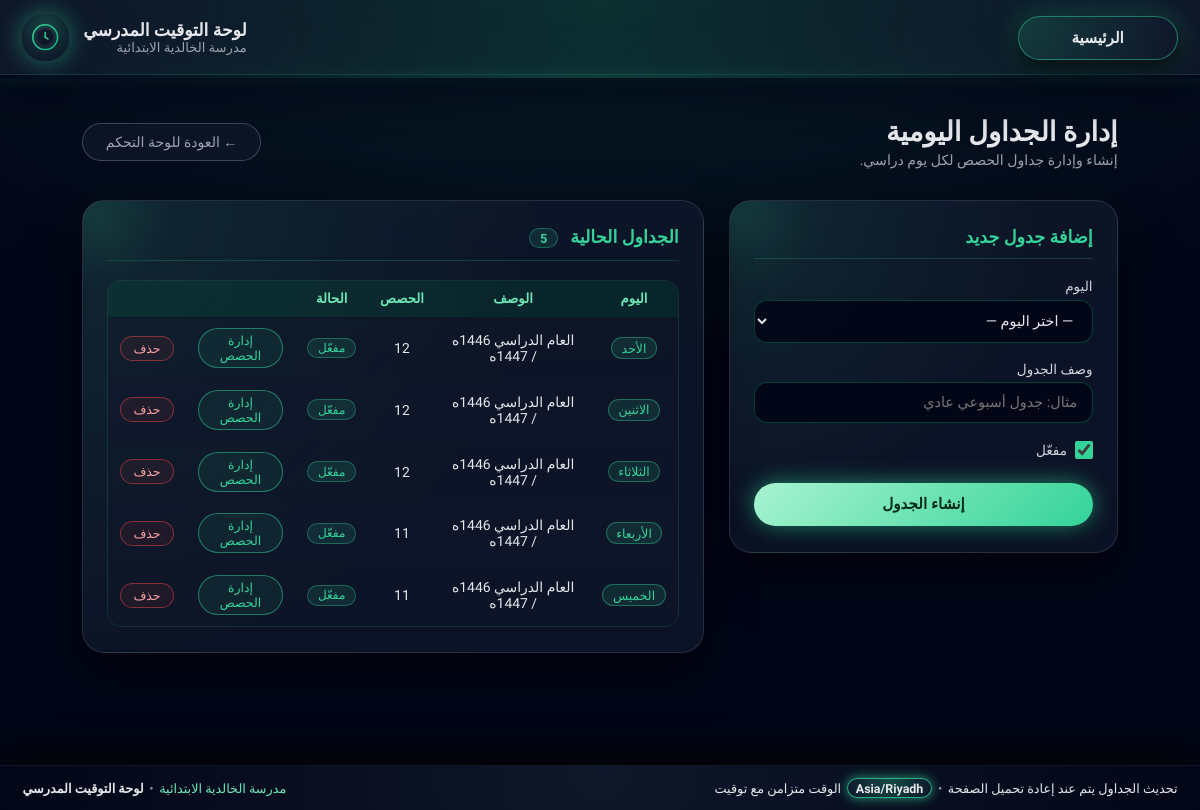
Page /control-panel/schedules/ (signed in) on the committed database.
### schooltimetable/models.py (models this page shows, shortened)
class DaySchedule(models.Model):
    day_of_week = models.IntegerField("اليوم", choices=DAYS_OF_WEEK)
    description = models.CharField("وصف الجدول", max_length=255, blank=True)
    is_active = models.BooleanField("مفعل", default=True)
    class Meta:
        verbose_name = "جدول يوم"
        verbose_name_plural = "جداول الأيام"
        ordering = ["day_of_week", "id"]

### schooldisplay/views.py (the view)
# urls.py: path("control-panel/schedules/", views.schedule_list, name="schedule_list"),
@_require_role('admin', 'supervisor')
def schedule_list(request):
    form = DayScheduleForm(request.POST or None)
    if request.method == "POST" and form.is_valid():
        form.save()
        messages.success(request, "تم إنشاء الجدول بنجاح.")
        return redirect("schooldisplay:schedule_list")
    schedules = (
        DaySchedule.objects
        .annotate(period_count=Count("periods"))
        .order_by("day_of_week", "id")
    )
    days_map = dict(DAYS_OF_WEEK)
    return render(request, "display/schedule_list.html", {
        "form": form,
        "schedules": schedules,
        "days_map": days_map,
    })

### schooltimetable/forms.py
class DayScheduleForm(forms.ModelForm):
    day_of_week = forms.ChoiceField(
        choices=[("", "— اختر اليوم —")] + list(DAYS_OF_WEEK),
        label="اليوم",
        widget=forms.Select(attrs={"class": "form-input"}),
    )
    description = forms.CharField(
        label="وصف الجدول",
        required=False,
        widget=forms.TextInput(attrs={"class": "form-input", "placeholder": "مثال: جدول أسبوعي عادي"}),
    )
    is_active = forms.BooleanField(
        label="مفعّل",
        required=False,
        initial=True,
        widget=forms.CheckboxInput(attrs={"class": "form-checkbox"}),
    )
    class Meta:
        model = DaySchedule
        fields = ["day_of_week", "description", "is_active"]

### schoolaccounts/context_processors.py (called while the page is built)
def user_role_context(request):
    if not request.user.is_authenticated:
        return {'user_role': None, 'user_role_display': ''}
    if request.user.is_superuser:
        role = 'admin'
    else:
        try:
            role = request.user.profile.role
        except Exception:
            role = 'display'
    return {
        'user_role': role,
        'user_role_display': _ROLE_LABELS.get(role, ''),
    }

### schooldisplay/views.py (called while the page is built)
def _get_user_role(user) -> str:
    if user.is_superuser:
        return 'admin'
    try:
        return user.profile.role
    except Exception:
        return 'display'

def _require_role(*roles):
    def decorator(view_func):
        @wraps(view_func)
        def wrapper(request, *args, **kwargs):
            if _get_user_role(request.user) not in roles:
                messages.error(request, "ليس لديك صلاحية للوصول إلى هذه الصفحة.")
                return redirect('schooldisplay:dashboard')
            return view_func(request, *args, **kwargs)
        return wrapper
    return decorator

### templates/display/schedule_list.html (shortened to what this page needs)
<!DOCTYPE html>
<html lang="ar" dir="rtl">
<head>
</head>
<body>
{% include "header.html" %}
<div class="neon-bar" aria-hidden="true"></div>
<main class="page-main">
    <div class="page-header">
        <div>
            <h1 class="page-title">إدارة الجداول اليومية</h1>
            <p class="page-subtitle">إنشاء وإدارة جداول الحصص لكل يوم دراسي.</p>
        </div>
        <a href="{% url 'schooldisplay:control_panel' %}" class="btn-back">← العودة للوحة التحكم</a>
    </div>
    <div class="layout">
        <article class="card">
            <div class="card-inner">
                <h2 class="card-title">إضافة جدول جديد</h2>
                <form method="post" novalidate>
                    <div class="form-group">
                        <label class="form-label">{{ form.day_of_week.label }}</label>
                        {{ form.day_of_week }}
                    </div>
                    <div class="form-group">
                        <label class="form-label">{{ form.description.label }}</label>
                        {{ form.description }}
                    </div>
                    <div class="form-group">
                        <div class="inline-check">
                            {{ form.is_active }}
                            <label class="form-label" style="margin:0">{{ form.is_active.label }}</label>
                        </div>
                    </div>
                    <button type="submit" class="btn-submit">إنشاء الجدول</button>
                </form>
            </div>
        </article>
        <article class="card">
            <div class="card-inner">
                <h2 class="card-title">الجداول الحالية <span class="count-badge">{{ schedules|length }}</span></h2>
                <div class="table-wrapper">
                    <table>
                        <thead>
                            <tr><th>اليوم</th><th>الوصف</th><th>الحصص</th><th>الحالة</th><th></th><th></th></tr>
                        </thead>
                        <tbody>
                        {% if schedules %}
                            {% for s in schedules %}
                            <tr>
                                <td><span class="day-badge">{{ s.get_day_of_week_display }}</span></td>
                                <td>{{ s.description|default:"—" }}</td>
                                <td>{{ s.period_count }}</td>
                                <td>
                                    {% if s.is_active %}<span class="badge-active">مفعّل</span>
                                    {% else %}<span class="badge-inactive">معطّل</span>{% endif %}
                                </td>
                                <td><a href="{% url 'schooldisplay:schedule_detail' s.pk %}" class="btn-manage">إدارة الحصص</a></td>
                                <td>
                                    <form method="post" action="{% url 'schooldisplay:schedule_delete' s.pk %}" onsubmit="return confirm('سيتم حذف الجدول وجميع حصصه. هل تريد المتابعة؟')">
                                        <button type="submit" class="btn-delete">حذف</button>
                                    </form>
                                </td>
                            </tr>
                            {% endfor %}
                        {% else %}
                            <tr class="empty-row"><td colspan="6">لا توجد جداول. أضف أول جدول باستخدام النموذج.</td></tr>
                        {% endif %}
                        </tbody>
                    </table>
                </div>
            </div>
        </article>
    </div>
</main>
{% include "footer.html" %}
</body>
</html>

### templates/display/schedule_list.html (style rules this page uses)
:root { --bg:#020617; --text:#e5e7eb; --muted:#9ca3af; --accent:#34d399; --border:rgba(148,163,184,0.18); }
*,*::before,*::after { box-sizing:border-box;margin:0;padding:0 }
body { font-family:"Tajawal",system-ui,sans-serif;background:radial-gradient(ellipse 70% 45% at 50% 0%,rgba(52,211,153,.1),transparent),var(--bg);color:var(--text);min-height:100vh }
.neon-bar { height:3px;background:linear-gradient(to left,transparent,#34d399,transparent);box-shadow:0 0 14px rgba(52,211,153,.8);opacity:.85 }
.page-main { max-width:1080px;margin:0 auto;padding:2.4rem 1.4rem 4rem }
.page-header { display:flex;align-items:center;justify-content:space-between;flex-wrap:wrap;gap:1rem;margin-bottom:2rem }
.page-title { font-size:1.7rem;font-weight:700 }
.page-subtitle { font-size:.88rem;color:var(--muted);margin-top:.25rem }
.btn-back { display:inline-flex;align-items:center;gap:.4rem;padding:.6rem 1.4rem;border-radius:999px;border:1px solid rgba(148,163,184,.35);background:rgba(15,23,42,.8);color:var(--muted);font-family:inherit;font-size:.88rem;text-decoration:none;transition:border-color .15s,color .15s }
.layout { display:grid;grid-template-columns:minmax(0,1fr) minmax(0,1.6fr);gap:1.6rem;align-items:start }
.card { background:radial-gradient(circle at top left,rgba(52,211,153,.1),transparent 60%),rgba(15,23,42,.85);border-radius:1.4rem;border:1px solid var(--border);padding:1.6rem 1.5rem;box-shadow:0 20px 50px rgba(0,0,0,.5);position:relative;overflow:hidden }
.card::before { content:"";position:absolute;inset-inline-end:-60px;inset-block-start:-60px;width:150px;height:150px;border-radius:50%;background:radial-gradient(circle,rgba(52,211,153,.1),transparent 70%);pointer-events:none }
.card-inner { position:relative;z-index:1 }
.card-title { font-size:1.1rem;font-weight:600;margin-bottom:1.2rem;padding-bottom:.7rem;border-bottom:1px solid rgba(52,211,153,.2);color:var(--accent) }
.form-group { margin-bottom:1.1rem }
.form-label { display:block;font-size:.85rem;color:#d1d5db;margin-bottom:.35rem }
.form-input { width:100%;padding:.7rem .9rem;border-radius:.8rem;border:1px solid rgba(6,78,59,.8);background:rgba(2,6,23,.9);color:var(--text);font-family:inherit;font-size:.9rem;outline:none;transition:border-color .15s,box-shadow .15s;appearance:auto }
.form-checkbox { width:1.1rem;height:1.1rem;accent-color:var(--accent) }
.btn-submit { width:100%;padding:.8rem;border-radius:999px;border:none;background:linear-gradient(135deg,#a7f3d0,#34d399);color:#052e16;font-family:inherit;font-size:.95rem;font-weight:700;cursor:pointer;box-shadow:0 0 22px rgba(52,211,153,.6),0 8px 20px rgba(2,6,23,.8);transition:transform .15s,box-shadow .15s;margin-top:.4rem }
.table-wrapper { border-radius:.9rem;overflow:hidden;border:1px solid rgba(52,211,153,.15) }
table { width:100%;border-collapse:collapse;font-size:.87rem }
thead { background:rgba(6,78,59,.3) }
th,td { padding:.65rem .75rem;text-align:center;border-bottom:1px solid rgba(15,23,42,.9) }
th { font-weight:600;color:#6ee7b7;font-size:.83rem }
tbody tr:nth-child(even) { background:rgba(15,23,42,.6) }
tbody tr:nth-child(odd) { background:rgba(15,23,42,.4) }
tbody tr:last-child td { border-bottom:none }
.day-badge { display:inline-block;padding:.15rem .6rem;border-radius:999px;font-size:.78rem;background:rgba(52,211,153,.12);border:1px solid rgba(52,211,153,.4);color:#34d399 }
.badge-active { display:inline-block;padding:.15rem .6rem;border-radius:999px;font-size:.75rem;background:rgba(52,211,153,.12);border:1px solid rgba(52,211,153,.35);color:#34d399 }
.btn-delete { display:inline-block;padding:.25rem .75rem;border-radius:999px;border:1px solid rgba(239,68,68,.5);background:rgba(239,68,68,.08);color:#fca5a5;font-family:inherit;font-size:.78rem;cursor:pointer;transition:background .14s,border-color .14s }
.btn-manage { display:inline-block;padding:.25rem .75rem;border-radius:999px;border:1px solid rgba(52,211,153,.5);background:rgba(52,211,153,.08);color:#34d399;font-family:inherit;font-size:.78rem;text-decoration:none;transition:background .14s }
.count-badge { display:inline-block;padding:.12rem .6rem;border-radius:999px;background:rgba(52,211,153,.12);border:1px solid rgba(52,211,153,.35);color:#34d399;font-size:.8rem;margin-inline-start:.5rem;font-weight:600 }
.inline-check { display:flex;align-items:center;gap:.5rem;margin-top:.35rem }

### rows in the picture
DaySchedule: day_of_week "الأحد", description "العام الدراسي 1446ه / 1447ه", period_count "12", is_active "مفعّل"
DaySchedule: day_of_week "الاثنين", description "العام الدراسي 1446ه / 1447ه", period_count "12", is_active "مفعّل"
DaySchedule: day_of_week "الثلاثاء", description "العام الدراسي 1446ه / 1447ه", period_count "12", is_active "مفعّل"
DaySchedule: day_of_week "الأربعاء", description "العام الدراسي 1446ه / 1447ه", period_count "11", is_active "مفعّل"
DaySchedule: day_of_week "الخميس", description "العام الدراسي 1446ه / 1447ه", period_count "11", is_active "مفعّل"

### other values in the picture
{{ schedules|length }} "5"
